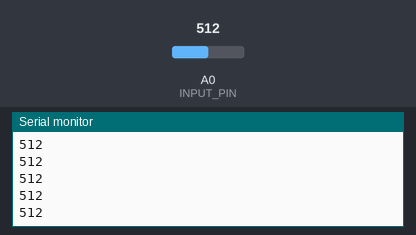
A sketch run on a simulated Arduino Uno, built with avr-gcc and run on an emulated ATmega328P. On the bench: the last lines printed to the serial monitor. The inputs (shaded band) are chosen by the test bench; at power-on: A0 (INPUT_PIN) = 512.

Above: at 1.2 s.
1.3 s: A0 (INPUT_PIN) set to 716
At 1.31 s:
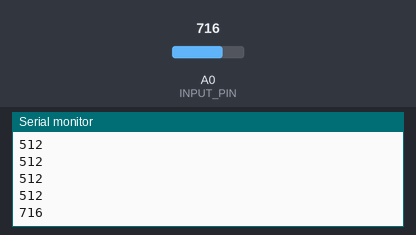
2.8 s: A0 (INPUT_PIN) set to 900
At 2.81 s:
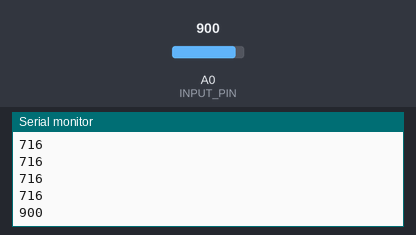
Timing chart, 0 to 5.8 s (numbered marks = the images above; inputs shaded):
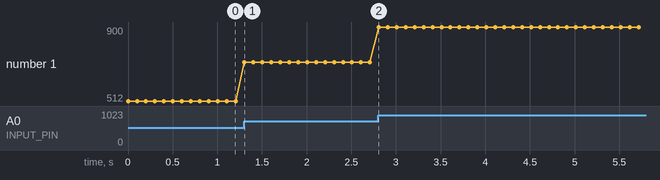

Measured:
- after the input at 1.3 s, the serial monitor: prints a new line at once (image 1)
- after the input at 2.8 s, the serial monitor: prints a new line at once (image 2)
- plotted number 1: 512 → 716 after the input at 1.3 s, 716 → 900 after the input at 2.8 s

The sketch:

analog_read.ino
```cpp
 const int INPUT_PIN = A0;    // 入力ピンをA0に固定
 int VOLUME;                  // 変数を整数型で宣言


 void setup(){

   Serial.begin(9600);  // シリアル通信の開始

}


 void loop(){

   VOLUME = analogRead(INPUT_PIN);  // アナログ値の読み取り
   Serial.println(VOLUME);

   delay(100);

}
```
